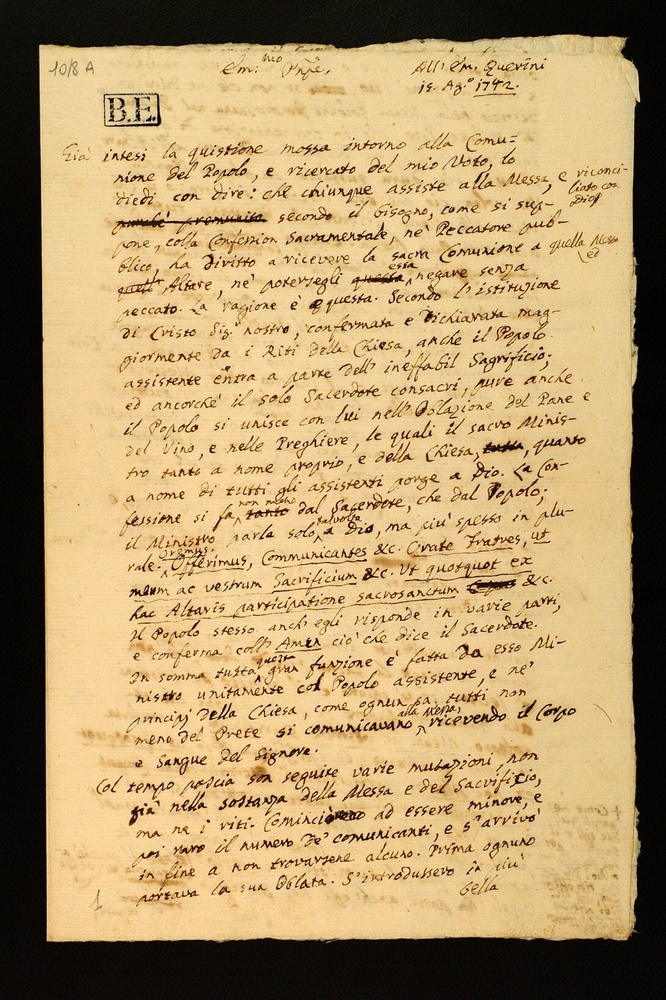
#> input picture novel/original.jpg, 666 x 1000 px, shrunk from 1090 x 1637 before the run, found by its file name
$ python all.py
#> lines starting #> are read from the running program, lines starting #| are printed output that depends on the picture; after the words box and inside, x2 and y2 are one past the last pixel; in counts of white or black regions, pixels touching at a corner belong together

import cv2
import numpy as np
import matplotlib.pyplot as plt
# Load an image
image = cv2.imread('D:/project on filter/novel/original.jpg')
#> image is the input picture: shape (1000, 666, 3); mean B, G, R 108.2, 152.5, 179.1

blurred_image = cv2.GaussianBlur(image, (5, 5), 0)

# Calculate the sharpened image by subtracting the blurred image from the original
sharpened_image = cv2.addWeighted(image, 1.5, blurred_image, -0.7, 0)
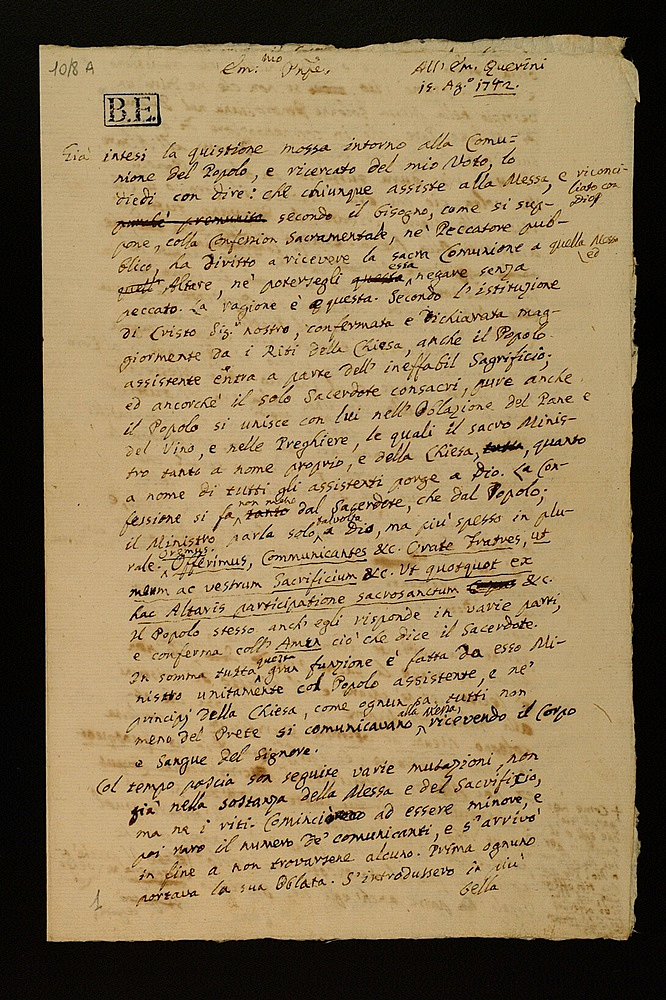
#> sharpened_image: shape (1000, 666, 3); mean B, G, R 87.9, 122.7, 143.5


# Apply Bilateral filter
blurred_image = cv2.bilateralFilter(
    sharpened_image, 15, 100, 100)  # was 65 , 65
image2 = blurred_image


pixels = image2.reshape((-1, 3))

# Convert to float32 for K-means clustering
pixels = np.float32(pixels)

# Define the number of clusters (segments) you want
num_clusters = 3  # was 5

# Apply K-means clustering
criteria = (cv2.TERM_CRITERIA_EPS + cv2.TERM_CRITERIA_MAX_ITER, 100, 0.2)
_, labels, centers = cv2.kmeans(
    pixels, num_clusters, None, criteria, 10, cv2.KMEANS_RANDOM_CENTERS)
#> centers = [[44.99, 80.74, 108], [4.47, 8.78, 13.07], [118, 163.4, 189.5]]

# Convert the centers back to uint8
centers = np.uint8(centers)
#> centers = [[44, 80, 108], [4, 8, 13], [118, 163, 189]]

# Assign each pixel to one of the clusters
segmented_image = centers[labels.flatten()].reshape((image.shape))

threshold_value = 90
mask = np.where(segmented_image > threshold_value, 180, 0).astype(np.uint8)
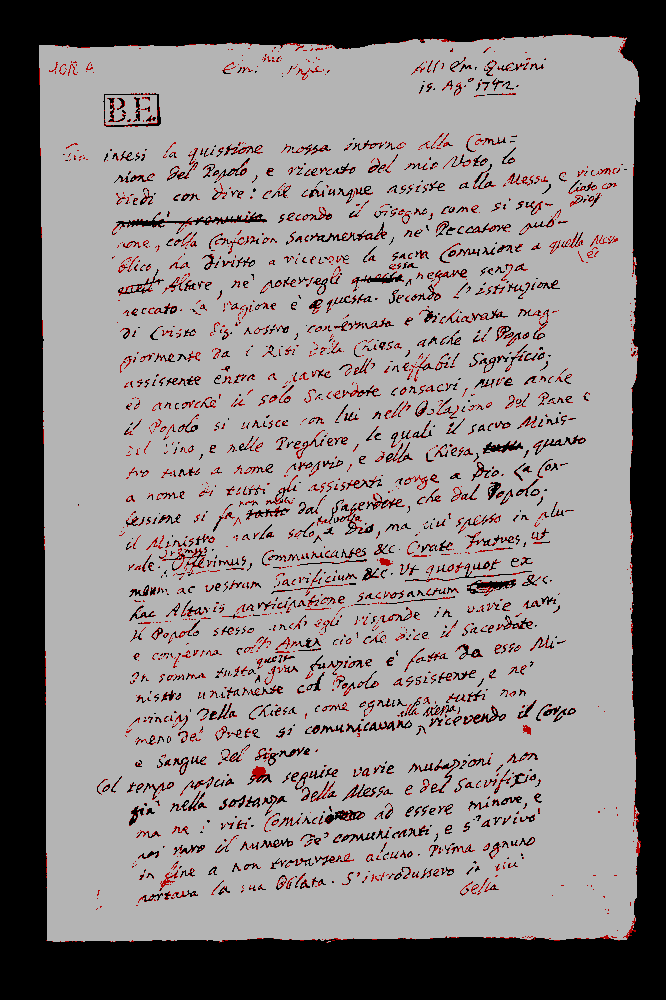
#> mask: shape (1000, 666, 3); mean B, G, R 130.7, 130.7, 135.8


contrast = 1.5  # was 1.5
brightness = 16  # was 10

adjusted_image = cv2.convertScaleAbs(mask, alpha=contrast, beta=brightness)


blurred_image11 = cv2.GaussianBlur(adjusted_image, (5,5), 0)
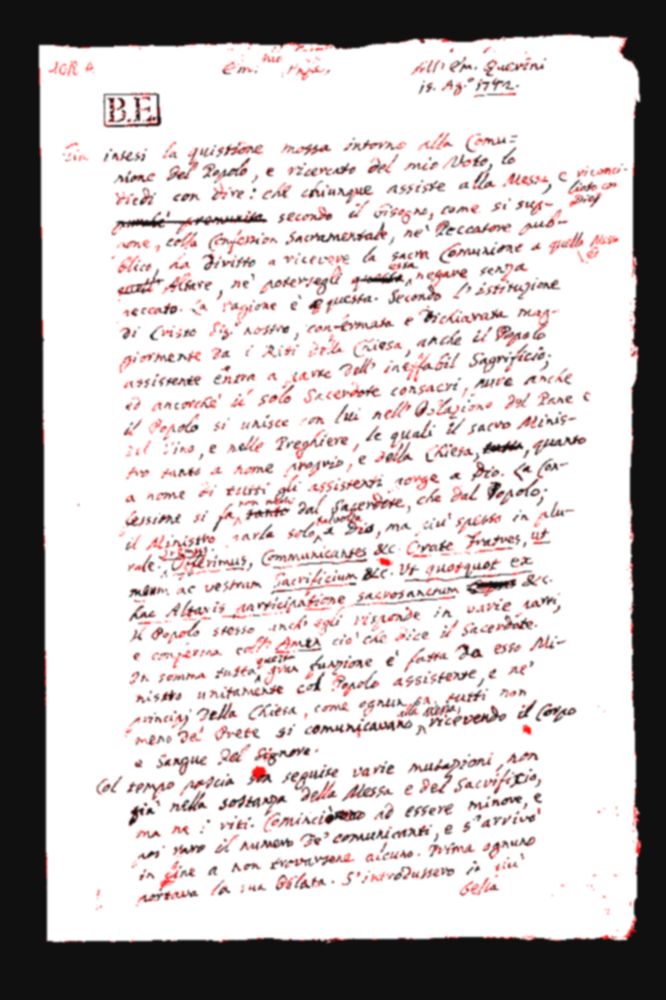
#> blurred_image11: shape (1000, 666, 3); mean B, G, R 189.6, 189.6, 196.3
sharpened_image11 = cv2.addWeighted(adjusted_image, 3.0, blurred_image11, -0.7,0 )
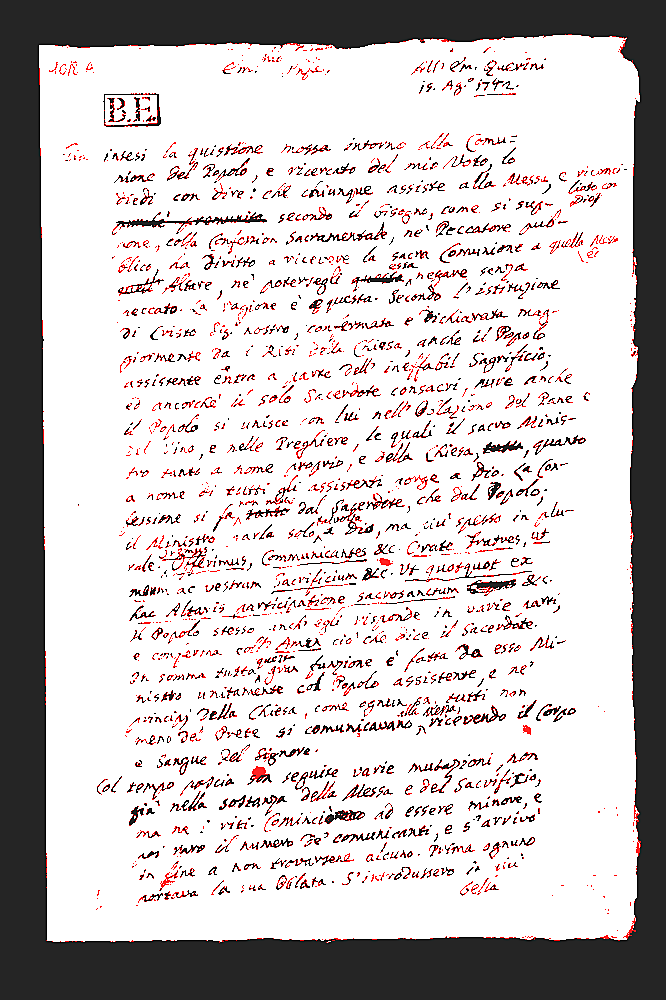
#> sharpened_image11: shape (1000, 666, 3); mean B, G, R 192.7, 192.7, 199.7

blurred_image111 = cv2.GaussianBlur(sharpened_image11, (5,5), 0)
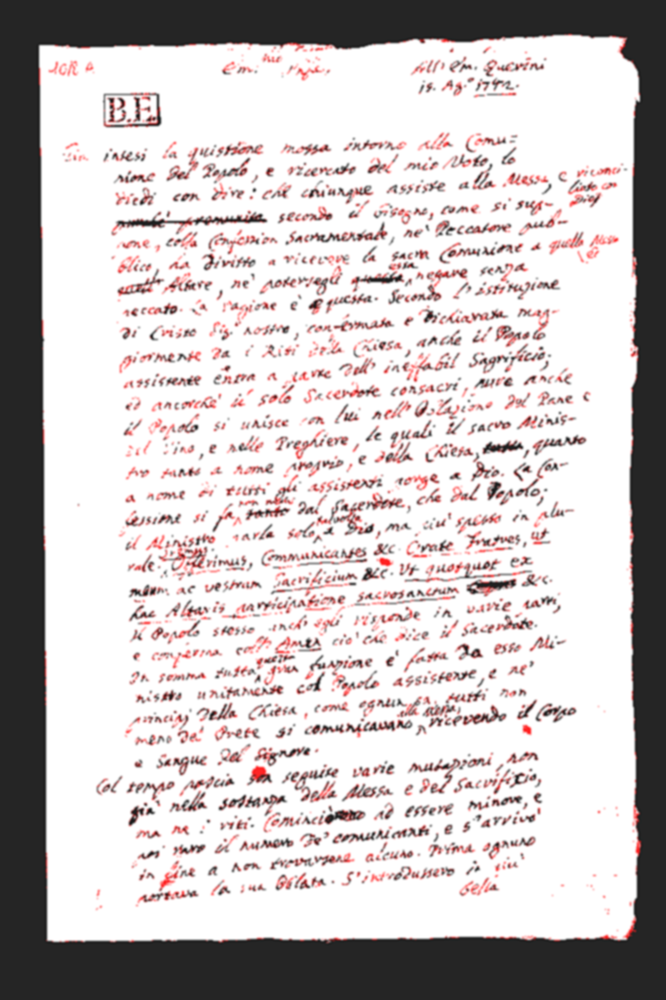
#> blurred_image111: shape (1000, 666, 3); mean B, G, R 192.7, 192.7, 199.7
sharpened_image111 = cv2.addWeighted(sharpened_image11, 3.0, blurred_image111, -0.7,0 )
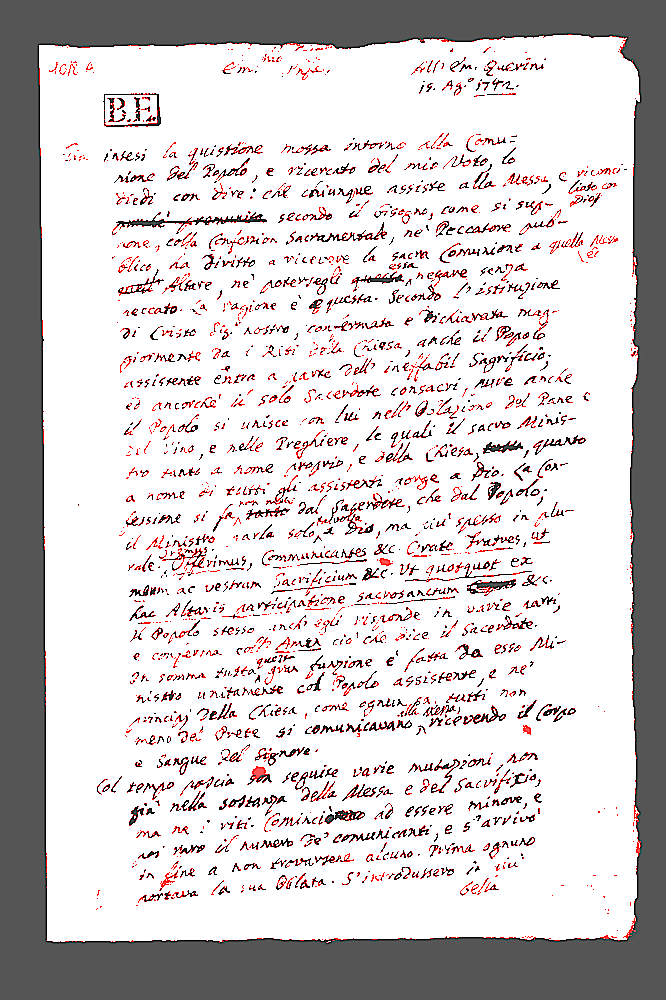
#> sharpened_image111: shape (1000, 666, 3); mean B, G, R 202.3, 202.3, 209.2


display = [image, sharpened_image111]
label = ['Original Image', 'last output']
# Save the segmented image
#cv2.imwrite('segmented_image.jpg', segmented_image)


fig = plt.figure(figsize=(12, 10))

for i in range(len(display)):
    fig.add_subplot(1, 2, i+1)
    # Convert BGR to RGB for matplotlib
    plt.imshow(cv2.cvtColor(display[i], cv2.COLOR_BGR2RGB))
    plt.title(label[i])
#> this loop made 2 passes

plt.show()
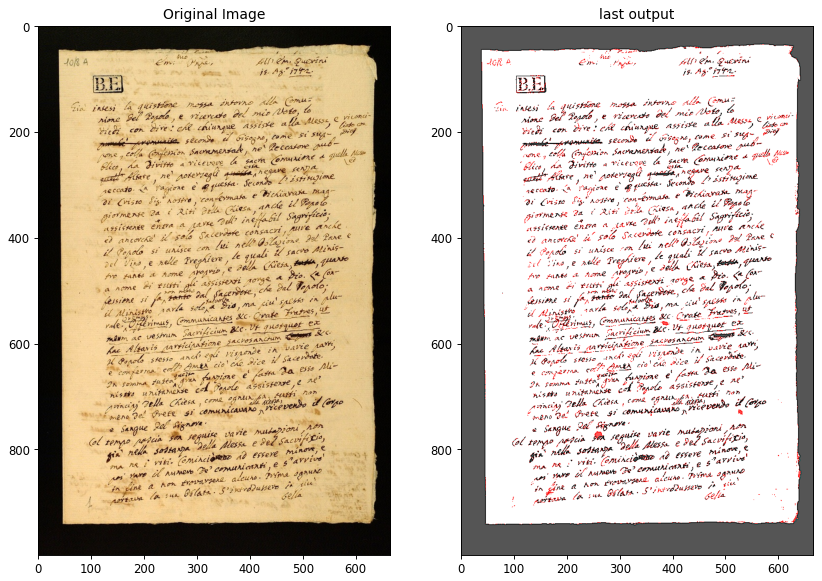
#> figure drawn by matplotlib, 2 panels

$ run again, with novel/1.png saved as novel/original.jpg
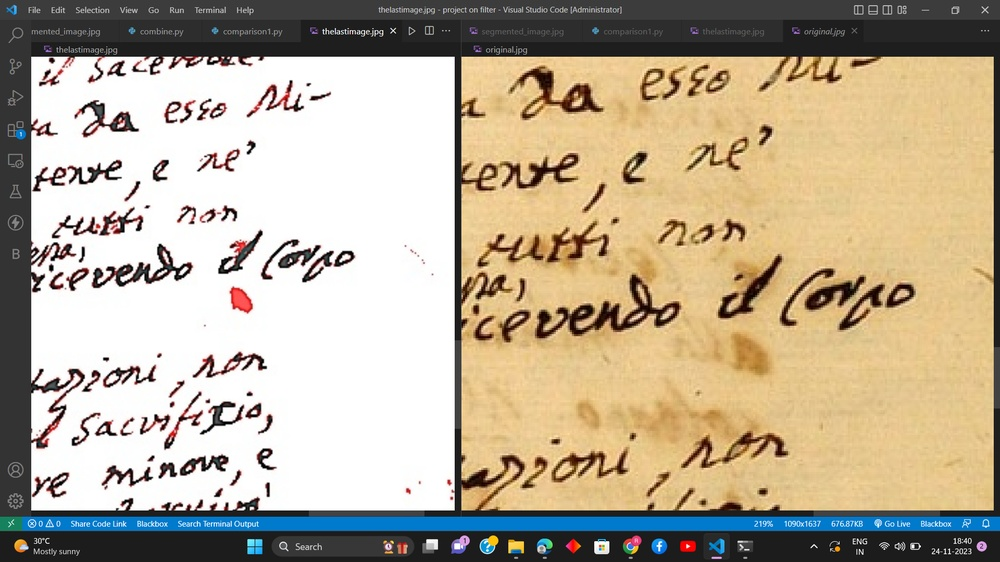
#> input picture novel/1.png, 1000 x 562 px, shrunk from 1920 x 1080 before the run, found by its file name
#> image is the input picture: shape (562, 1000, 3); mean B, G, R 150.6, 172.4, 184.9
#> `_, labels, centers = cv2.kmeans( pixels, num_clusters, None, criteria,..`: centers = [[110.9, 155.4, 181.4], [203.6, 203.6, 203.8], [41.42, 38.06, 34.75]]
#> `centers = np.uint8(centers)`: centers = [[110, 155, 181], [203, 203, 203], [41, 38, 34]]
#> `mask = np.where(segmented_image > threshold_value, 180, 0).astype(np.u..`:
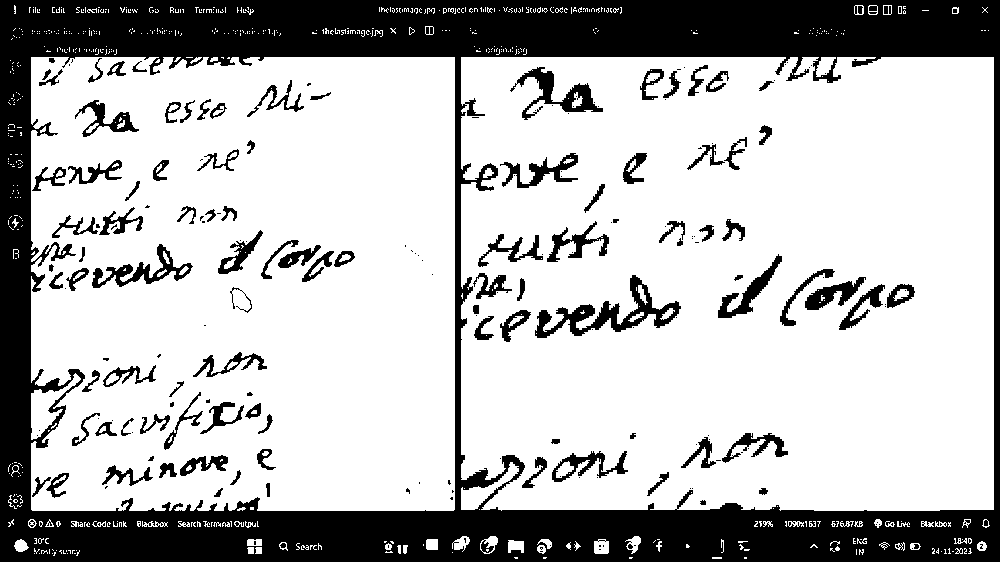
#> mask: shape (562, 1000, 3); values 0 (black) and 180 (white), 72.5% white; 225 black regions (123 under 20 px), largest, box (x1, y1, x2, y2) and area: (0, 0, 1000, 562) 127262, (535, 275, 681, 338) 2466, (510, 67, 603, 120) 1403
#> the loop `for i in range(len(display)):` made 2 passes
#> `plt.show()`:
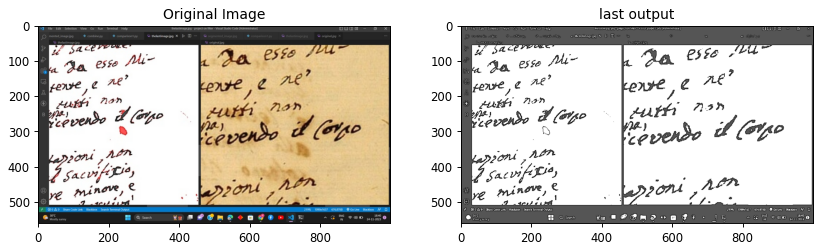
#> figure drawn by matplotlib, 2 panels
